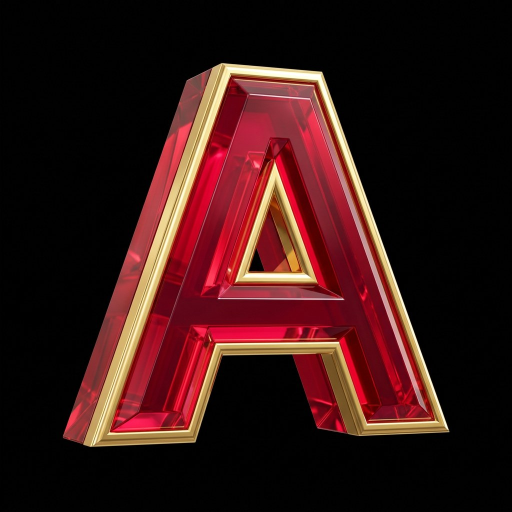
#> input picture client/art/src/A.jpg, 1024 x 1024 px (shown at 1/2 size); its folder holds only this picture in this run
$ python build_symbols.py
#> lines starting #> are read from the running program, lines starting #| are printed output that depends on the picture
#!/usr/bin/env python3
"""
Сборка игровых текстур символов из исходных рендеров (T-193).

Исходники (`client/art/src/*.jpg`) — рендеры на чёрном фоне. Скрипт
переводит фон в альфу по яркости, обрезает по содержимому, центрирует в
квадрате и масштабирует до игрового размера в `client/public/symbols/`.

Порог сделан мягким (LOW…HIGH), иначе по краям объекта остаётся чёрная
кайма: у полупрозрачных пикселей цвет подмешан с фоном, и его приходится
осветлять обратно.

Запуск:
    python3 scripts/build_symbols.py            # 256px
    python3 scripts/build_symbols.py --size 512
"""
from __future__ import annotations

import argparse
from pathlib import Path

from PIL import Image

ROOT = Path(__file__).resolve().parent.parent
SRC = ROOT / "client" / "art" / "src"
DST = ROOT / "client" / "public" / "symbols"

LOW, HIGH = 12, 60      # границы перевода яркости фона в альфу
PADDING = 1.06          # запас вокруг объекта, чтобы символы были одного масштаба


def build(name: str, size: int) -> None:
#> called with name = 'A', size = 256
    source = SRC / f"{name}.jpg"
    if not source.exists():
        print(f"пропуск {name}: нет {source}")
        return

    im = Image.open(source).convert("RGB")
#> im is the input picture: PIL image 1024x1024 RGB; mean R, G, B 54.3, 21.8, 20.2
    px = im.load()
    w, h = im.size
#> w = 1024; h = 1024
    out = Image.new("RGBA", (w, h))
#> out: PIL image 1024x1024 RGBA; every value is 0
    op = out.load()

    for y in range(h):
        for x in range(w):
            r, g, b = px[x, y]
            lum = max(r, g, b)
            if lum <= LOW:
                op[x, y] = (0, 0, 0, 0)
            elif lum >= HIGH:
                op[x, y] = (r, g, b, 255)
            else:
                alpha = int((lum - LOW) / (HIGH - LOW) * 255)
                k = 255 / max(lum, 1)
                op[x, y] = (
                    min(255, int(r * k * 0.7 + r * 0.3)),
                    min(255, int(g * k * 0.7 + g * 0.3)),
                    min(255, int(b * k * 0.7 + b * 0.3)),
                    alpha,
                )

    box = out.getbbox()
#> box = (124, 124, 900, 895)
    if box is None:
        print(f"пропуск {name}: пустое изображение")
        return
    out = out.crop(box)
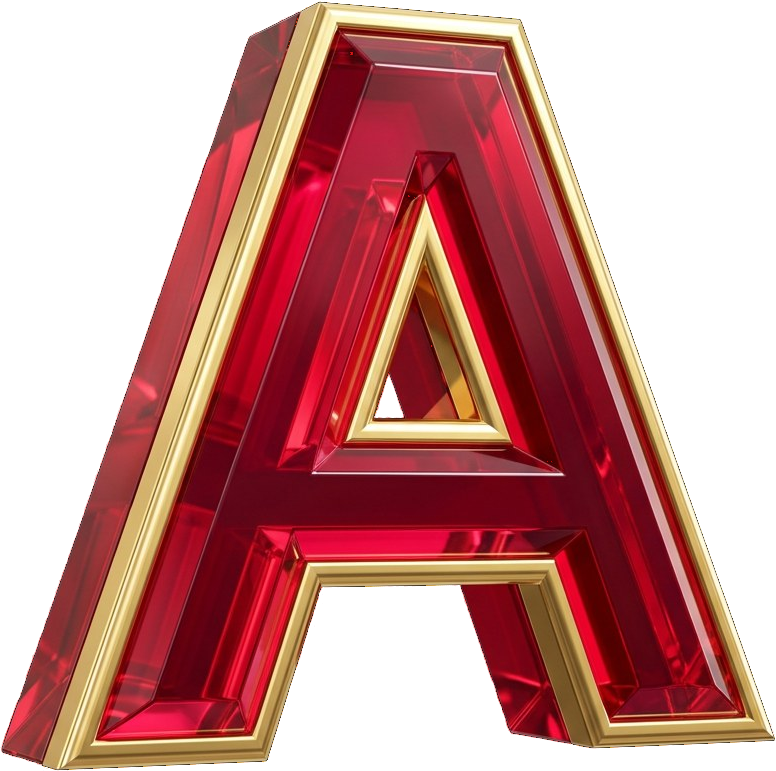
#> out: PIL image 776x771 RGBA; mean R, G, B, A 95, 37.6, 34.8, 150.5; transparent parts drawn white

    side = int(max(out.size) * PADDING)
#> side = 822
    canvas = Image.new("RGBA", (side, side), (0, 0, 0, 0))
#> canvas: PIL image 822x822 RGBA; every value is 0
    canvas.paste(out, ((side - out.width) // 2, (side - out.height) // 2))
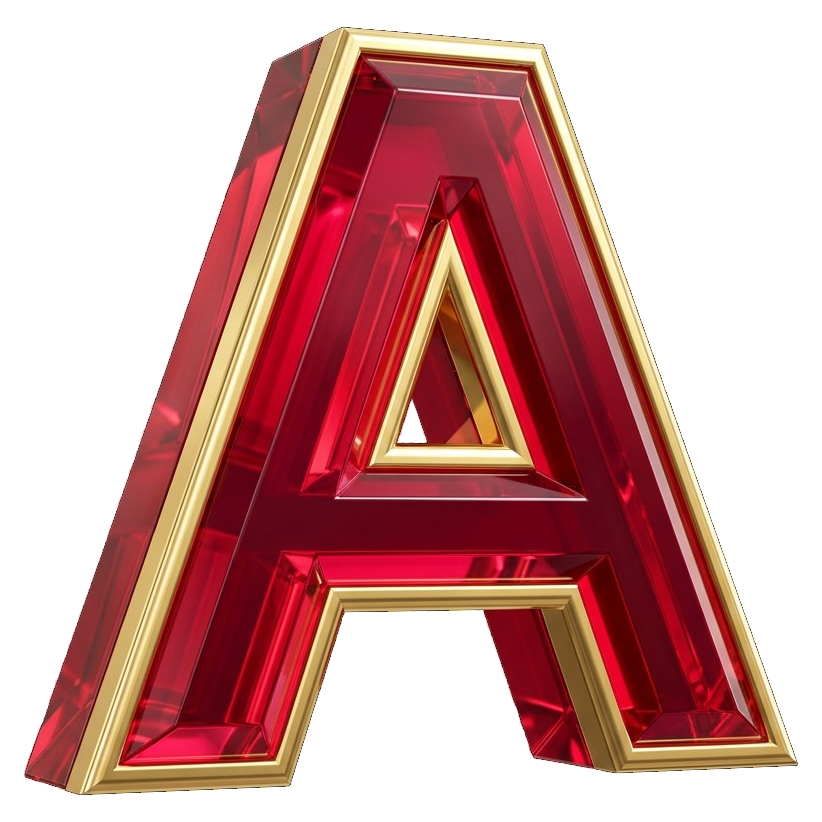
#> canvas: PIL image 822x822 RGBA; mean R, G, B, A 84.1, 33.3, 30.8, 133.3; transparent parts drawn white
    canvas = canvas.resize((size, size), Image.LANCZOS)
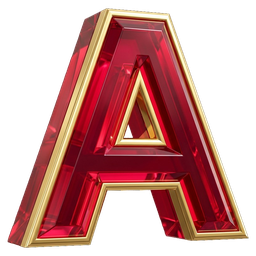
#> canvas: PIL image 256x256 RGBA; mean R, G, B, A 87.1, 35.6, 32.7, 133.3; transparent parts drawn white

    DST.mkdir(parents=True, exist_ok=True)
    target = DST / f"{name}.png"
    canvas.save(target, optimize=True)
#> (the run stopped early here; a loop or call above may not have finished)

$ run again, on client/art/src/TEN.jpg
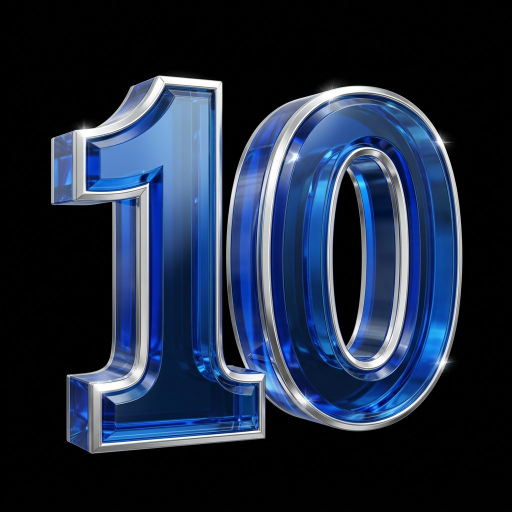
#> input picture client/art/src/TEN.jpg, 1024 x 1024 px (shown at 1/2 size)
#> in build, im is the input picture: PIL image 1024x1024 RGB; mean R, G, B 30.8, 42.7, 63.8
#> box = (101, 146, 925, 908)
#> in build, `out = out.crop(box)`:
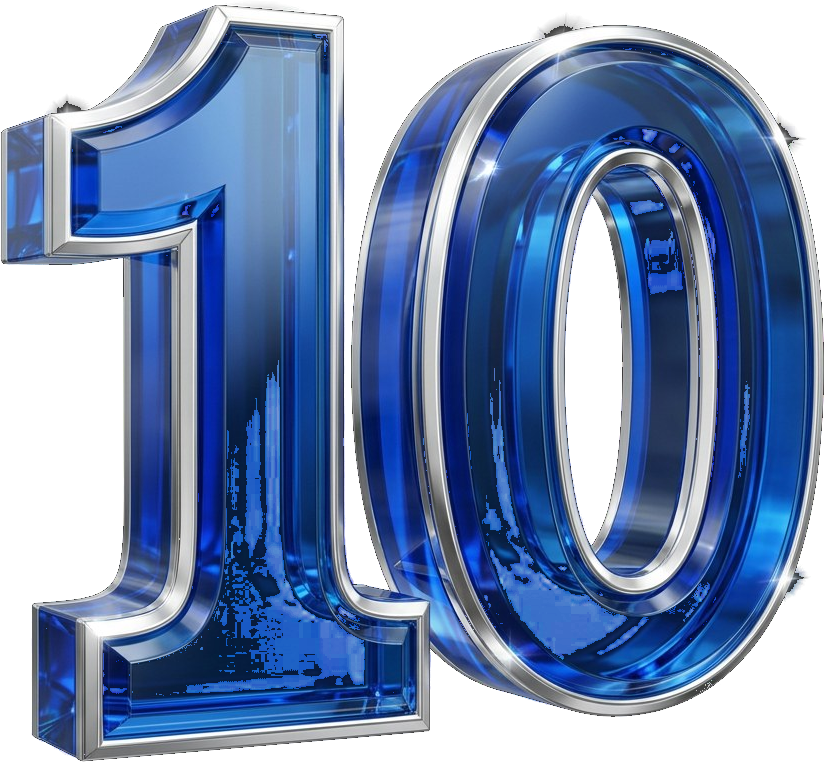
#> out: PIL image 824x762 RGBA; mean R, G, B, A 52.5, 74.3, 113.1, 186.9; transparent parts drawn white
#> in build, `canvas = canvas.resize((size, size), Image.LANCZOS)`:
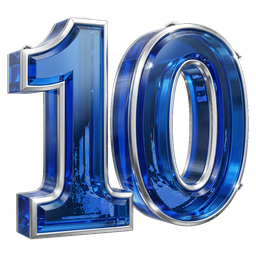
#> canvas: PIL image 256x256 RGBA; mean R, G, B, A 46.7, 64.7, 96.9, 154; transparent parts drawn white

$ run again, on client/art/src/chalice.jpg
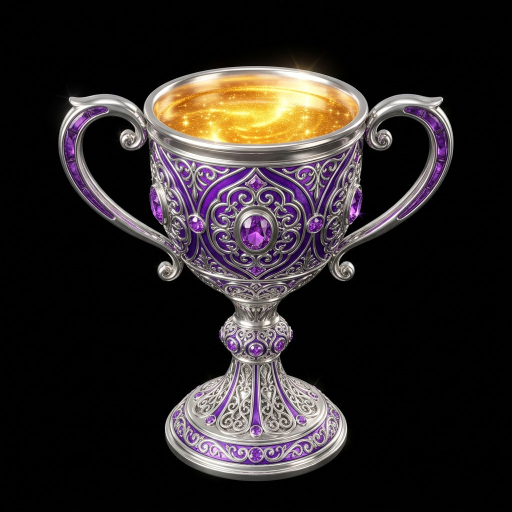
#> input picture client/art/src/chalice.jpg, 1024 x 1024 px (shown at 1/2 size)
#> in build, im is the input picture: PIL image 1024x1024 RGB; mean R, G, B 43.2, 37.4, 36.8
#> box = (116, 104, 908, 963)
#> in build, `out = out.crop(box)`:
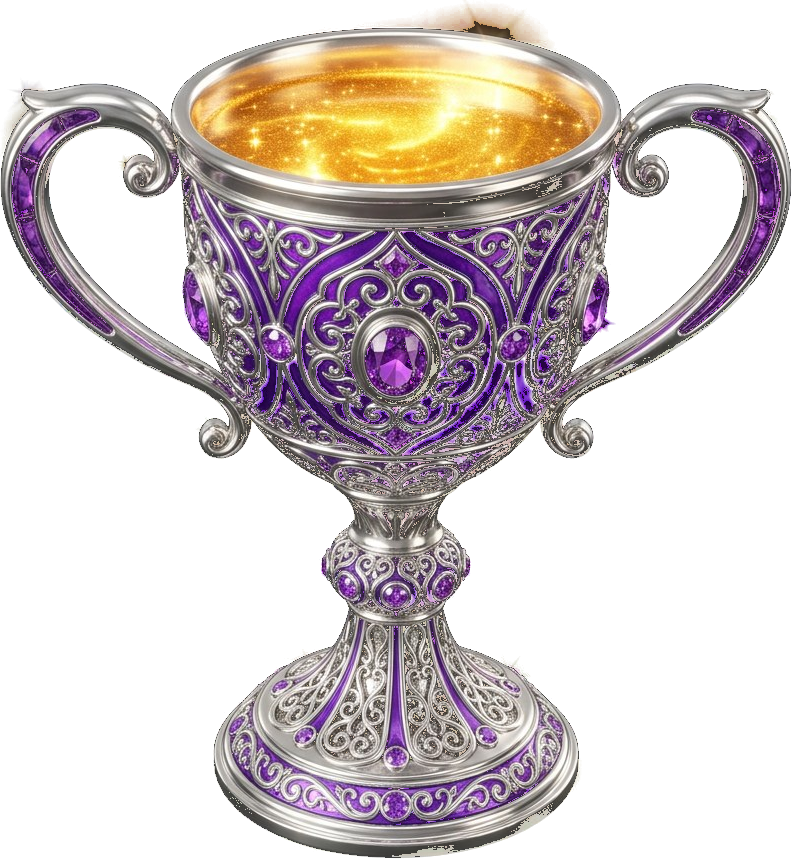
#> out: PIL image 792x859 RGBA; mean R, G, B, A 70.5, 60.4, 60.3, 111.7; transparent parts drawn white
#> in build, `canvas = canvas.resize((size, size), Image.LANCZOS)`:
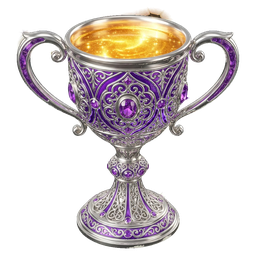
#> canvas: PIL image 256x256 RGBA; mean R, G, B, A 61.7, 53.4, 53.2, 91.7; transparent parts drawn white

$ run again, on client/art/src/chest_closed.jpg
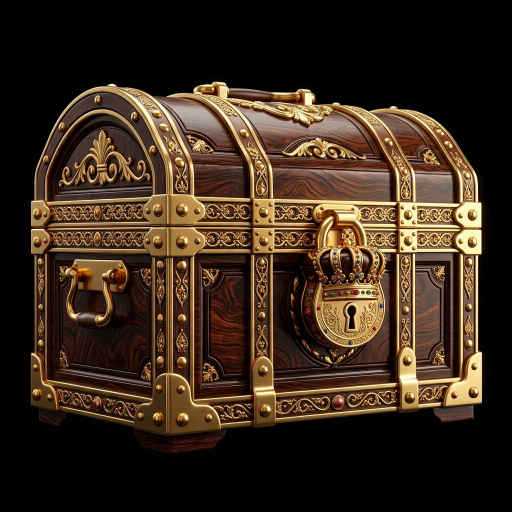
#> input picture client/art/src/chest_closed.jpg, 1024 x 1024 px (shown at 1/2 size)
#> in build, im is the input picture: PIL image 1024x1024 RGB; mean R, G, B 58.4, 42.4, 28.2
#> box = (59, 161, 974, 907)
#> in build, `out = out.crop(box)`:
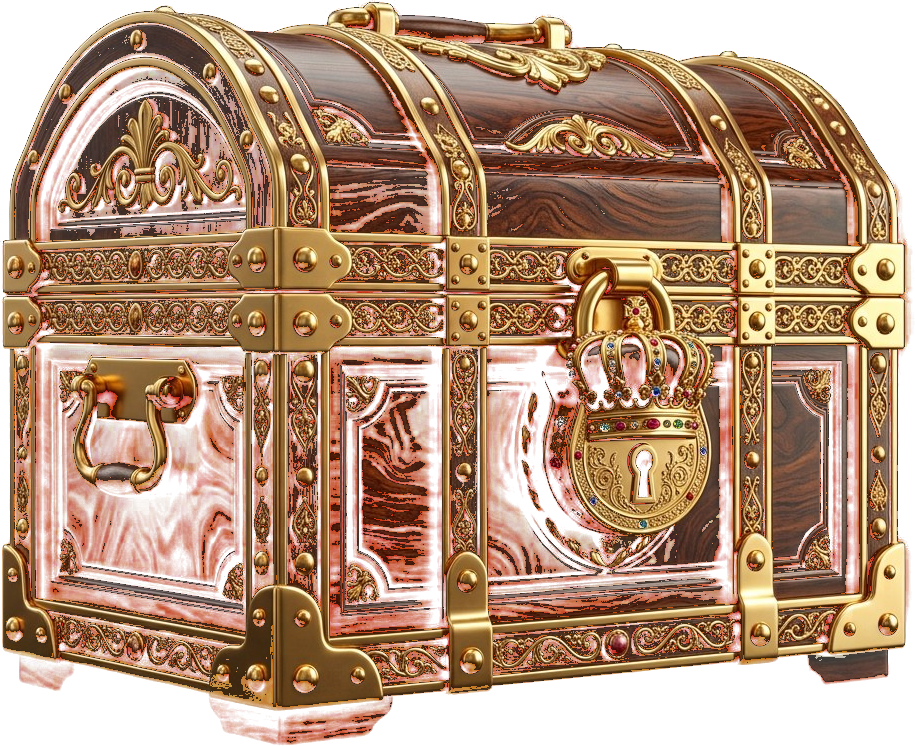
#> out: PIL image 915x746 RGBA; mean R, G, B, A 127.5, 78.9, 50.4, 177.6; transparent parts drawn white
#> in build, `canvas = canvas.resize((size, size), Image.LANCZOS)`:
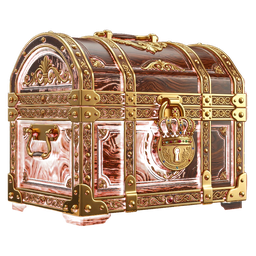
#> canvas: PIL image 256x256 RGBA; mean R, G, B, A 96.4, 61.7, 40.4, 128.6; transparent parts drawn white
